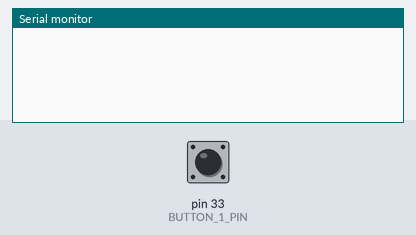
This program was run on a simulated Teensy 3. On the bench: the last lines printed to the serial monitor. The inputs (shaded band) are chosen by the test bench; at power-on: pin 33 (BUTTON_1_PIN) HIGH.

Above: at 3.2 s.
3.3 s: pin 33 (BUTTON_1_PIN) pulled LOW for 0.15 s
At 3.48 s:
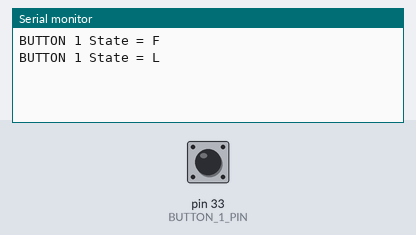
At 3.9 s:
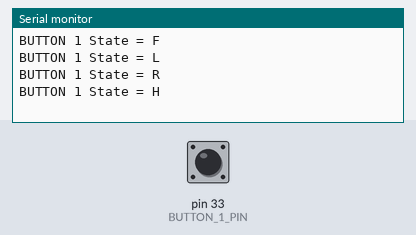

The program:

main.cpp
```cpp
#include <Metro.h>
#include <Arduino.h>
#include "debouncer.h"

#define UPDATE_TIME 10

#define BUTTON_1_PIN 33
// #define BUTTON_2_PIN 34
// #define BUTTON_3_PIN 35

static uint8_t prev_state1 = DEBOUNCER_HIGH;
static uint8_t prev_state2 = DEBOUNCER_HIGH;
static uint8_t prev_state3 = DEBOUNCER_HIGH;
static Metro timer = Metro(UPDATE_TIME);

void setup()
{
  Serial.begin(9600);
  delay(2000);

  debouncer_init(BUTTON_1_PIN);
}

void loop()
{
  // put your main code here, to run repeatedly:
  if (timer.check())
  {
    debouncer_update();
    uint8_t state1 = debouncer_get_button_state();
    // uint8_t state2 = Debouncer_get_button_state(BUTTON2);
    // uint8_t state3 = Debouncer_get_button_state(BUTTON3);

    if (prev_state1 != state1)
    {
      prev_state1 = state1;
      Serial.printf("BUTTON 1 State = %c\n", state1);
    }

    /* if (prev_state != state2)
    {
      prev_state2 = state2;
      Serial.printf("BUTTON 2 State = %d\n", state2);
    }

    if (prev_state3 != state3)
    {
      prev_state3 = state3;
      Serial.printf("BUTTON 3 State = %d\n", state3);
    } */
  }
}
```

Measured:
- after the input at 3.3 s, the serial monitor: prints a new line at once (image 1)
